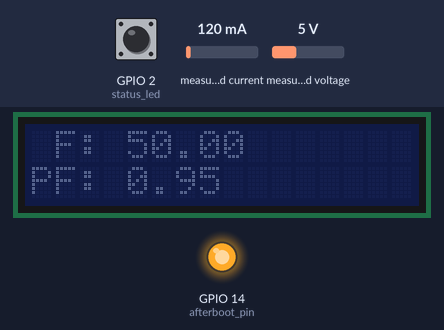
Recording of a program running on a simulated ESP8266 (NodeMCU). On the bench: 16×2 character LCD, output pins drawn as LEDs (lit = HIGH). The inputs (shaded band) are chosen by the test bench; at power-on: GPIO 2 (status_led) HIGH, measured current 120 mA, measured voltage 5 V. WiFi joins after 1.5 s; servers stay silent unless stated; no MQTT or app messages arrive unless stated; what the program prints to the serial monitor is not drawn.

Above: at 6.3 s.
6.4 s: GPIO 2 (status_led) pulsed LOW 2 times (0.12 s each, 0.3 s apart)
At 7.3 s:
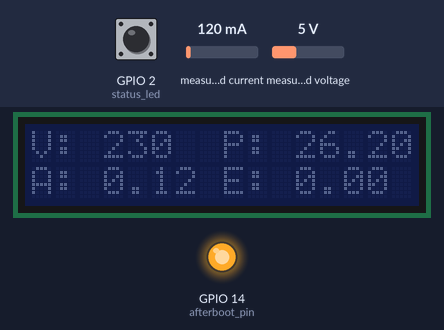
10.0 s: measured current set to 40 mA
At 11.4 s:
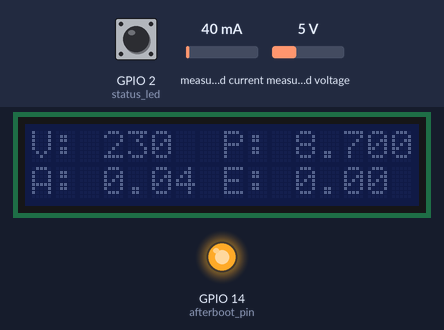
11.8 s: measured voltage set to 0.3 V
At 12.9 s:
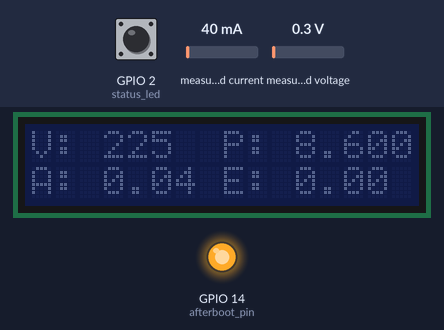
13.8 s: measured current set to 500 mA
At 15.7 s:
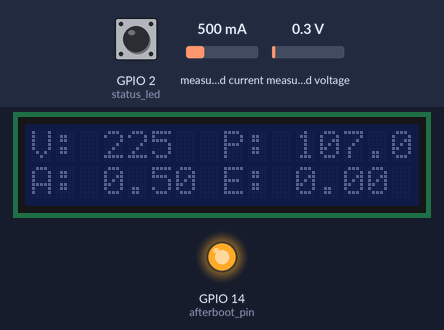
Timing chart, 0 to 16.8 s (numbered marks = the images above; inputs shaded):
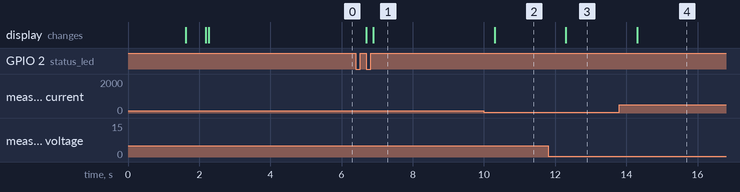

The program:

main.cpp
```cpp
#include <Arduino.h>
#include <ESP8266WiFi.h>
#include <ESPAsyncTCP.h>
#include <ESP8266mDNS.h>
#include <ESPAsyncWebServer.h>
#include <PubSubClient.h>
#include <PZEM004Tv30.h>
#include <LiquidCrystal_I2C.h>
#include <ArduinoOTA.h>

#include "index_page.h"
#include "style.h"

//IO SETUP
int afterboot_pin = 14;
int status_led = 2;

//PZEM Setup
bool pzem_rdy = false;
unsigned long pzem_previousMillis = 0;
float voltage;
float current;
float power;
float energy;
float frequency;
float pf;
PZEM004Tv30 pzem(13, 15); //RX TX

//LCD
int lcd_menuposition = 1;
int lcd_button_pin = 2;
int lcd_total_menus = 4;
bool lcd_button_status;
bool last_lcd_button_status;
bool lcd_nextmenu = false;
unsigned long lcd_previousMillis = 0;
long lcd_interval = 200;

LiquidCrystal_I2C lcd(0x27,16,2);

//WiFi Info
AsyncWebServer server(80);
const char *ssid      = "Get Of My Lan";
const char *password  = "aaa222@@@";
IPAddress staticIP(192,168,1,110);
IPAddress gateway(192,168,1,254);
IPAddress subnet(255,255,255,0);

//MQTT Info
const char *mqtt_id       = "ESP_CurrentMeter";
const char *mqtt_server   = "192.168.1.100";
const char *mqtt_user     = "pi";
const char *mqtt_pw       = "andre2009";
const int   mqtt_port     = 1883;
bool mqtt_connected = false;
String mqtt_status;
unsigned long mqtt_interval = 1000;
unsigned long mqtt_previousMillis = 0;
int mqtt_bufferint = 0;

WiFiClient espClient;
PubSubClient client(espClient);

//OTA Hostname
const char *OTA_hostname = "ESP_CurrentMeter";
bool allow_OTA = false;
bool OTA_begin = false;
String OTA_Status;

void mqtt_callback(char* topic, byte* payload, unsigned int length) {

  //Print Payload
  #ifdef DEBUG
  Serial.print("MQTT Received: ");
  Serial.print(topic);
  Serial.print("/ ");
  for ( int i = 0; i < length; i++) {
    Serial.print((char)payload[i]);
  }
  Serial.println();
  #endif

  //Convert payload to String
  String mqtt_buffer = "";
  for ( int i = 0; i < length; i++) {
    mqtt_buffer += (char)payload[i];
  }

  //Convert Buffer to int
  mqtt_bufferint = mqtt_buffer.toInt();

  if (strcmp(topic,"ESP_currentMeter/OTA") == 0){
    if (mqtt_buffer == "ON") {
      Serial.println("OTA ON!");
      allow_OTA = true;
      OTA_begin = true;

    } else if (mqtt_buffer == "OFF") {
      Serial.println("OTA OFF!");
      allow_OTA = false;
      OTA_begin = false;
    }
  }
  if (strcmp(topic,"ESP_currentMeter/REBOOT") == 0){
    if (mqtt_buffer == "true"){
      Serial.println("ESP Rebooting...");
      ESP.restart();
    }
  }
}
void mqtt_setup(){
  client.setServer(mqtt_server, mqtt_port);
  client.setCallback(mqtt_callback);
  int count = 0;
  Serial.println("Connecting to the Broker MQTT...");
  mqtt_status = "Trying to connect...";

  while (!client.connected()) {
    if (client.connect(mqtt_id, mqtt_user, mqtt_pw )) {
      Serial.println("MQTT Ready");
      mqtt_status = "Connected";
    } else {
      Serial.print("MQTT Failed to connect..  ");
      Serial.print(client.state());
      Serial.print(" - ");
      Serial.print(count);
      Serial.println("/3");
      count++;
      delay(2000);
    }
    if (count >= 3){
      Serial.println("MQTT Failed!! Skiping this step.  ");
      mqtt_status = "Failed to connect";
      break;
    }
  }
}
void mqtt_pub(unsigned int current_value){

  unsigned long mqtt_currentMillis = millis();
  if (mqtt_currentMillis - mqtt_previousMillis >= mqtt_interval) {
    char mqtt_msg[10];
    sprintf(mqtt_msg,"%d", current_value);
    client.publish("ESP_currentMeter/currentValue",mqtt_msg);
    client.loop();
    #ifdef DEBUG
      Serial.print("MQTT sent: ");
      Serial.println(mqtt_msg);
    #endif
    mqtt_previousMillis = mqtt_currentMillis;
  }
}
void fetch_pzemvalues(unsigned long interval){
  unsigned long pzem_currentMillis = millis();
  if (pzem_currentMillis - pzem_previousMillis >= interval) {
    pzem_previousMillis = pzem_currentMillis;

    voltage   = pzem.voltage();
    current   = pzem.current();
    power     = pzem.power();
    energy    = pzem.energy();
    frequency = pzem.frequency();
    pf        = pzem.pf();

    if (isnan(voltage)){
      voltage   = 0;
      current   = 0;
      power     = 0;
      energy    = 0;
      frequency = 0;
      pf        = 0;
    }
  }
}
void lcd_menu_update(){
      unsigned long currentMillis = millis();
      if (currentMillis - lcd_previousMillis >= lcd_interval) {
        lcd_previousMillis = currentMillis;
        if (lcd_nextmenu){
        lcd_menuposition++;
        lcd.clear();
      }
      if (lcd_menuposition >= lcd_total_menus){
        lcd_menuposition = 1;
      }
      lcd_nextmenu = false;
      switch (lcd_menuposition){
      case 1:
          //LCD Clear
          lcd.setCursor(3,0);
          lcd.print("    ");
          lcd.setCursor(3,1);
          lcd.print("    ");
          lcd.setCursor(11,0);
          lcd.print("    ");
          lcd.setCursor(11,1);
          lcd.print("    ");

          //Print values
          lcd.setCursor(0,0);
          lcd.print("V: ");
          lcd.print(int(voltage));

          lcd.setCursor(0,1);
          lcd.print("A: ");
          lcd.print(current);

          lcd.setCursor(8,0);
          lcd.print("P: ");
          lcd.print(power);

          lcd.setCursor(8,1);
          lcd.print("E: ");
          lcd.print(energy);
        break;
      case 2:
           //LCD Clear
          lcd.setCursor(4,0);
          lcd.print("     ");
          lcd.setCursor(4,1);
          lcd.print("     ");

          lcd.setCursor(0,0);
          lcd.print(" F: ");
          lcd.print(frequency);

          lcd.setCursor(0,1);
          lcd.print("PF: ");
          lcd.print(pf);
        break;
      case 3:
          //LCD Clear
          lcd.setCursor(5,0);
          lcd.print("   ");
          lcd.setCursor(5,1);
          lcd.print("   ");
          lcd.setCursor(13,0);
          lcd.print("   ");
          lcd.setCursor(13,1);
          lcd.print("   ");
          //Print Var
          lcd.setCursor(0,0);
          lcd.print("Wifi:");
          if (WiFi.status() == WL_CONNECTED){
            lcd.print("ON");
          } else {
            lcd.print("OFF");
          }

          lcd.setCursor(0,1);
          lcd.print("MQTT:");
          if (client.connected()){
            lcd.print("ON");
          } else {
            lcd.print("OFF");
          }
          lcd.setCursor(8,0);
          lcd.print(" OTA:");
          if (OTA_Status == "Ready"){
            lcd.print("ON");
          } else if ( OTA_Status == "OFF") {
            lcd.print("OFF");
          }
          lcd.setCursor(8,1);
          lcd.print("PZEM:");
          if (voltage){
            lcd.print("ON");
          } else {
            lcd.print("OFF");
          }
        break;
      default:
          lcd.clear();
          lcd.print("Erro carregar menu...");
        break;
    }
  }

}
String processor(const String& var){

  if (var == "VOLTAGE") {
      return String(voltage);
  }
  else if(var == "CURRENT"){
    return String(current);
  }
  else if(var == "POWER"){
    return String(power);
  }
  else if(var == "ENERGY"){
    return String(energy);
  }
  else if(var == "FREQUENCY"){
    return String(frequency);
  }
  else if(var == "PF"){
    return String(pf);
  }
  return String();
}

bool wifi_setup(){

  lcd.setCursor(0,1);
  lcd.print("Wifi setup...");

  WiFi.mode(WIFI_STA);
  WiFi.config(staticIP, gateway, subnet);
  WiFi.begin(ssid, password);
  int count = 0;
  while (WiFi.status() != WL_CONNECTED) {
    Serial.print("Connecting to WiFi...  ");
    Serial.print(count);
    Serial.println("/10");
    delay(500);
    count++;
    if (count >= 10){
      Serial.println("Wifi failed to connect! Reboot to reconnect.");
      break;
    }
  }
  if (WiFi.status() == WL_CONNECTED){
    Serial.println("Connected to the network!");
    Serial.print("STA IP Address: ");
    Serial.println(WiFi.localIP());

    server.on("/", HTTP_GET, [](AsyncWebServerRequest *request){
      request->send_P(200, "text/html", index_html, processor);
    });
    server.on("/style.css", HTTP_GET, [](AsyncWebServerRequest *request){
      request->send_P(200, "text/css", index_css);
    });
    server.on("/VOLTAGE", HTTP_GET, [](AsyncWebServerRequest *request){
      request->send_P(200, "text/plain",String(voltage).c_str());
    });
    server.on("/CURRENT", HTTP_GET, [](AsyncWebServerRequest *request){
      request->send_P(200, "text/plain",String(current).c_str());
    });
    server.on("/POWER", HTTP_GET, [](AsyncWebServerRequest *request){
      request->send_P(200, "text/plain",String(power).c_str());
    });
    server.on("/ENERGY", HTTP_GET, [](AsyncWebServerRequest *request){
      request->send_P(200, "text/plain",String(energy).c_str());
    });
    server.on("/FREQUENCY", HTTP_GET, [](AsyncWebServerRequest *request){
      request->send_P(200, "text/plain",String(frequency).c_str());
    });
    server.on("/PF", HTTP_GET, [](AsyncWebServerRequest *request){
      request->send_P(200, "text/plain",String(pf).c_str());
    });
    server.on("/OTA_Status", HTTP_GET, [](AsyncWebServerRequest *request){
      request->send_P(200, "text/plain",OTA_Status.c_str());
    });
    server.on("/MQTT_Status", HTTP_GET, [](AsyncWebServerRequest *request){
      request->send_P(200, "text/plain",mqtt_status.c_str());
    });
    server.on("/ESP_REBOOT", HTTP_GET, [](AsyncWebServerRequest *request){
      ESP.restart();
      request->send_P(200, "text/plain","");
    });
    server.on("/reset_energia", HTTP_GET, [](AsyncWebServerRequest *request){
      pzem.resetEnergy();
      request->send_P(200, "text/plain","");
    });
    return true;
  }
  return false;

}
void OTA_setup(){

  ArduinoOTA.setHostname(OTA_hostname);
  client.publish("ESP_currentMeter/MQTT_Log", "OTA SETUP");
  ArduinoOTA.onStart([]() {
    Serial.println("Start");
    client.publish("ESP_currentMeter/MQTT_Log", "START");
  });
  ArduinoOTA.onEnd([]() {
    Serial.println("\nEnd");
    client.publish("ESP_currentMeter/MQTT_Log", "EEND");
  });
  ArduinoOTA.onProgress([](unsigned int progress, unsigned int total) {
    Serial.printf("Progress: %u%%\r", (progress / (total / 100)));
    String p = "Progress: " + String((progress / (total / 100)));
    client.publish("ESP_currentMeter/MQTT_Log", p.c_str());
  });
  ArduinoOTA.onError([](ota_error_t error) {
    Serial.printf("Error[%u]: ", error);
    if (error == OTA_AUTH_ERROR){
      Serial.println("Auth Failed");
      client.publish("ESP_currentMeter/MQTT_Log", "Auth Failed");
      }
    else if (error == OTA_BEGIN_ERROR){
      Serial.println("Begin Failed");
      client.publish("ESP_currentMeter/MQTT_Log", "Begin Failed");
      }
    else if (error == OTA_CONNECT_ERROR){
      Serial.println("Connect Failed");
      client.publish("ESP_currentMeter/MQTT_Log", "Connect Failed");
      }
    else if (error == OTA_RECEIVE_ERROR) {
      Serial.println("Receive Failed");
      client.publish("ESP_currentMeter/MQTT_Log", "Receive Failed");
      }
    else if (error == OTA_END_ERROR) {
      Serial.println("End Failed");
      client.publish("ESP_currentMeter/MQTT_Log", "End Failed");
      }
  });
  ArduinoOTA.begin();
  Serial.println("OTA Ready!");

  client.publish("ESP_currentMeter/MQTT_Log", "OTA SETUP Comleted");
}
void read_io(){

  //LCD Button
  lcd_button_status = digitalRead(lcd_button_pin);
  if (lcd_button_status != last_lcd_button_status){
    if (lcd_button_status){
      lcd_nextmenu = true;
    }
  }
  last_lcd_button_status = lcd_button_status;

}
void setup() {

  Serial.begin(115200);
  Serial.println("ESP_CurrentMeter On!");
  pinMode(afterboot_pin, OUTPUT);
  pinMode(status_led, OUTPUT);
  pinMode(lcd_button_pin, INPUT);
  digitalWrite(status_led, LOW);

  lcd.init();
  lcd.setCursor(0,0);
  lcd.print("ESP_CurrentMeter");

  if (wifi_setup()){
    lcd.setCursor(0,1);
    lcd.print("                ");
    lcd.setCursor(0,1);
    lcd.print("MQTT/OTA Setup...");

    mqtt_setup();
    server.begin();
    client.subscribe("ESP_currentMeter/OTA",1);
    client.subscribe("ESP_currentMeter/REBOOT",1);
  } else {
    Serial.println("MQTT & OTA Disabled.");
  }

  delay(500);
  digitalWrite(status_led, HIGH);
  digitalWrite(afterboot_pin, HIGH);
  Serial.println("____________ESP Ready!____________");
  lcd.clear();
}

void loop() {

  //Allow OTA Updates
  if (allow_OTA){
    OTA_Status = "Ready";
    if (OTA_begin){
      OTA_setup();
      OTA_begin = false;
    }
    ArduinoOTA.handle();
  } else {
    OTA_Status = "OFF";
  }

  //Check MQTT
  if (!client.connected()){
    mqtt_status = "Not connected";
  }

  //Fetch Data
  fetch_pzemvalues(1000); //Interval

  client.loop();

  read_io();
  lcd_menu_update();
}


//add to webpage OTA/Price/
//Check PZEM STATUS
//ADD RECONNECT MQTT
//Lower LED Bright
```

Source omitted: index_page.h (data table, 50499 bytes), style.h (data table, 1683 bytes)

Measured:
- after the input at 6.4 s, the display: first changes after 0.29 s (image 1 shows a later state)
- after the input at 10.0 s, the display: changes after 0.30 s (image 2)
- after the input at 11.8 s, the display: changes after 0.50 s (image 3)
- after the input at 13.8 s, the display: changes after 0.51 s (image 4)
